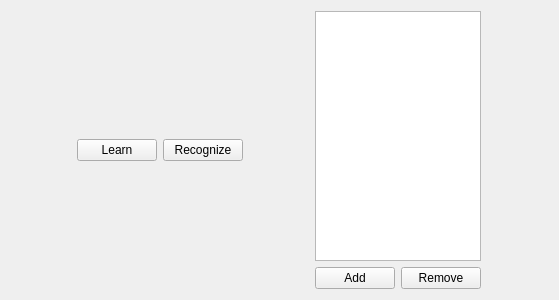
<?xml version="1.0" encoding="UTF-8"?>
<ui version="4.0">
 <class>MainWindow</class>
 <widget class="QMainWindow" name="MainWindow">
  <property name="geometry">
   <rect>
    <x>0</x>
    <y>0</y>
    <width>559</width>
    <height>300</height>
   </rect>
  </property>
  <property name="windowTitle">
   <string>MainWindow</string>
  </property>
  <widget class="QWidget" name="centralWidget">
   <layout class="QHBoxLayout" name="horizontalLayout_3">
    <item>
     <layout class="QVBoxLayout" name="verticalLayout_2">
      <item>
       <layout class="QHBoxLayout" name="horizontalLayout_2">
        <item>
         <widget class="QPushButton" name="learnButton">
          <property name="sizePolicy">
           <sizepolicy hsizetype="Maximum" vsizetype="Maximum">
            <horstretch>0</horstretch>
            <verstretch>0</verstretch>
           </sizepolicy>
          </property>
          <property name="text">
           <string>Learn</string>
          </property>
         </widget>
        </item>
        <item>
         <widget class="QPushButton" name="recognizeButton">
          <property name="sizePolicy">
           <sizepolicy hsizetype="Maximum" vsizetype="Maximum">
            <horstretch>0</horstretch>
            <verstretch>0</verstretch>
           </sizepolicy>
          </property>
          <property name="text">
           <string>Recognize</string>
          </property>
         </widget>
        </item>
       </layout>
      </item>
     </layout>
    </item>
    <item>
     <layout class="QVBoxLayout" name="verticalLayout">
      <item>
       <widget class="QListWidget" name="listWidget">
        <property name="sizePolicy">
         <sizepolicy hsizetype="Maximum" vsizetype="Expanding">
          <horstretch>0</horstretch>
          <verstretch>0</verstretch>
         </sizepolicy>
        </property>
       </widget>
      </item>
      <item>
       <layout class="QHBoxLayout" name="horizontalLayout">
        <item>
         <widget class="QPushButton" name="addButton">
          <property name="sizePolicy">
           <sizepolicy hsizetype="Maximum" vsizetype="Fixed">
            <horstretch>0</horstretch>
            <verstretch>0</verstretch>
           </sizepolicy>
          </property>
          <property name="text">
           <string>Add</string>
          </property>
         </widget>
        </item>
        <item>
         <widget class="QPushButton" name="RemoveButton">
          <property name="sizePolicy">
           <sizepolicy hsizetype="Maximum" vsizetype="Fixed">
            <horstretch>0</horstretch>
            <verstretch>0</verstretch>
           </sizepolicy>
          </property>
          <property name="text">
           <string>Remove</string>
          </property>
         </widget>
        </item>
       </layout>
      </item>
     </layout>
    </item>
   </layout>
  </widget>
  <widget class="QMenuBar" name="menuBar">
   <property name="geometry">
    <rect>
     <x>0</x>
     <y>0</y>
     <width>559</width>
     <height>21</height>
    </rect>
   </property>
  </widget>
 </widget>
 <layoutdefault spacing="6" margin="11"/>
 <resources/>
 <connections/>
</ui>
